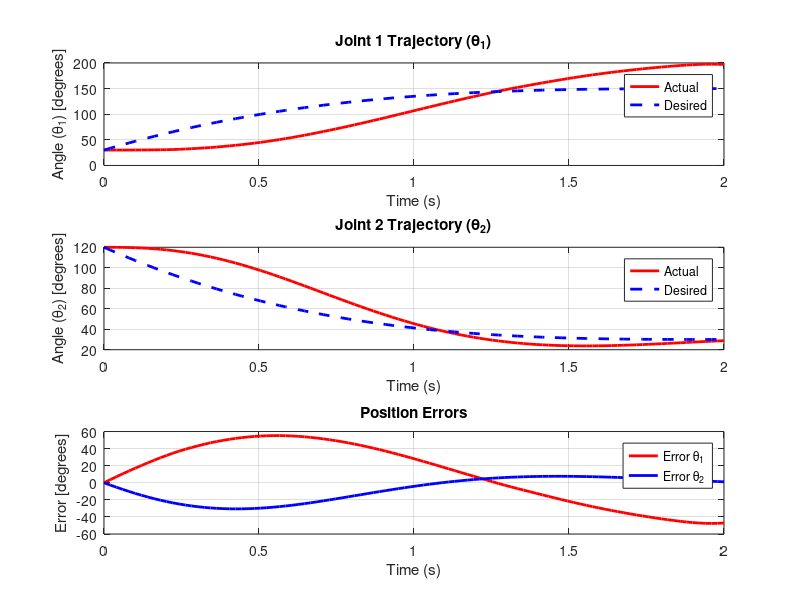

This figure's MATLAB source:
%%%%%%%%%%%%%%%%%%%%%%%%%%%%%%%%%%%%%%%%%%%%%%%%%%%%%%%%%%%%%%%%%%%%%%%%%%%%%%%%%%%%%%%%%%%%%%%%%%%%
% Student name: CHUNG QUANG KHANH
% Student ID:   20245360
% Homework:     08
% Professor:    KANG

%%%%%%%%%%%%%%%%%%%%%%%%%%%%%%%%%%%%%%%%%%%%%%%%%%%%%%%%%%%%%%%%%%%%%%%%%%%%%%%%%%%%%%%%%%%%%%%%%%%%
clc, clearvars, close all

% Given boundary conditions for joint 1 (theta_1)
theta_1_0 = 30;  % Initial position (degrees)
theta_1_f = 150; % Final position (degrees)
theta_1_dot_0 = 0; % Initial velocity
theta_1_dot_f = 0; % Final velocity

% Given boundary conditions for joint 2 (theta_2)
theta_2_0 = 120; % Initial position (degrees)
theta_2_f = 30;  % Final position (degrees)
theta_2_dot_0 = 0; % Initial velocity
theta_2_dot_f = 0; % Final velocity

% Final time
t_f = 2; % seconds

% Mass parameters
m1 = 5; % real mass of joint 1 (kg)
m2 = 5; % real mass of joint 2 (kg)
m1_hat = 7; % known mass of joint 1 (kg)
m2_hat = 3; % known mass of joint 2 (kg)

% Link lengths
l1 = 0.5; % Length of link 1 (m)
l2 = 0.5; % Length of link 2 (m)

% Gravity constant
g = 9.81; % m/s^2

% Sliding Mode Controller Gains
lambda = 5; % Sliding mode gain for tracking
K = 10;     % Sliding mode control gain
K1 = 3;     % Additional gain for stability

% Solve for the coefficients of the cubic polynomial for joint 1 (theta_1)
A1 = [0^3, 0^2, 0, 1;
      t_f^3, t_f^2, t_f, 1;
      3*t_f^2, 2*t_f, 1, 0;
      6*t_f, 2, 0, 0];

b1 = [theta_1_0; theta_1_f; theta_1_dot_0; theta_1_dot_f];

coeffs_1 = A1 \ b1;  % Solve for the coefficients

% Solve for the coefficients of the cubic polynomial for joint 2 (theta_2)
A2 = [0^3, 0^2, 0, 1;
      t_f^3, t_f^2, t_f, 1;
      3*t_f^2, 2*t_f, 1, 0;
      6*t_f, 2, 0, 0];

b2 = [theta_2_0; theta_2_f; theta_2_dot_0; theta_2_dot_f];

coeffs_2 = A2 \ b2;  % Solve for the coefficients

% Time vector for simulation
t = linspace(0, t_f, 100);
theta_1_d = coeffs_1(1)*t.^3 + coeffs_1(2)*t.^2 + coeffs_1(3)*t + coeffs_1(4);
theta_2_d = coeffs_2(1)*t.^3 + coeffs_2(2)*t.^2 + coeffs_2(3)*t + coeffs_2(4);

% Initialize state variables
theta_1 = theta_1_0; theta_2 = theta_2_0;  % initial positions
theta_1_dot = theta_1_dot_0; theta_2_dot = theta_2_dot_0;  % initial velocities

% Sliding mode controller simulation loop
theta_1_actual = zeros(size(t));
theta_2_actual = zeros(size(t));
theta_1_vel = zeros(size(t));
theta_2_vel = zeros(size(t));
error_1 = zeros(size(t)); % Error for joint 1
error_2 = zeros(size(t)); % Error for joint 2

for i = 1:length(t)
    % Compute the sliding variable for joint 1 and joint 2
    s1 = theta_1_dot + lambda * (theta_1 - theta_1_d(i));
    s2 = theta_2_dot + lambda * (theta_2 - theta_2_d(i));
    
    % Compute the control input for joint 1 and joint 2 using the sliding mode control law
    tau_1 = - K * sign(s1) - K1 * s1;
    tau_2 = - K * sign(s2) - K1 * s2;
    
    % Compute the joint accelerations (simplified model)
    % In this model, we assume that the joint accelerations are given by the torques and the inertia matrix.
    
    % Inertia matrix for each joint
    I1 = m1 * l1^2 + m2 * (l1^2 + l2^2 + 2*l1*l2*cos(theta_2));
    I2 = m2 * l2^2;
    
    % Simplified dynamic equations (ignoring Coriolis and gravity for simplicity)
    theta_1_ddot = tau_1 / I1;
    theta_2_ddot = tau_2 / I2;
    
    % Update joint velocities and positions using numerical integration (Euler method)
    theta_1_dot = theta_1_dot + theta_1_ddot * (t(2) - t(1));
    theta_2_dot = theta_2_dot + theta_2_ddot * (t(2) - t(1));
    
    theta_1 = theta_1 + theta_1_dot * (t(2) - t(1));
    theta_2 = theta_2 + theta_2_dot * (t(2) - t(1));
    
    % Store the actual joint positions and velocities
    theta_1_actual(i) = theta_1;
    theta_2_actual(i) = theta_2;
    theta_1_vel(i) = theta_1_dot;
    theta_2_vel(i) = theta_2_dot;
    
    % Compute position errors
    error_1(i) = theta_1_d(i) - theta_1;
    error_2(i) = theta_2_d(i) - theta_2;
end

% Plot results
figure;

% Plot Joint 1 Actual and Desired Trajectories with Error
subplot(3,1,1);
plot(t, theta_1_actual, 'r-', 'LineWidth', 2);
hold on;
plot(t, theta_1_d, 'b--', 'LineWidth', 2);
title('Joint 1 Trajectory (\theta_1)');
xlabel('Time (s)');
ylabel('Angle (\theta_1) [degrees]');
legend('Actual', 'Desired');
grid on;

% Plot Joint 2 Actual and Desired Trajectories with Error
subplot(3,1,2);
plot(t, theta_2_actual, 'r-', 'LineWidth', 2);
hold on;
plot(t, theta_2_d, 'b--', 'LineWidth', 2);
title('Joint 2 Trajectory (\theta_2)');
xlabel('Time (s)');
ylabel('Angle (\theta_2) [degrees]');
legend('Actual', 'Desired');
grid on;

% Plot Position Errors
subplot(3,1,3);
plot(t, error_1, 'r-', 'LineWidth', 2);
hold on;
plot(t, error_2, 'b-', 'LineWidth', 2);
title('Position Errors');
xlabel('Time (s)');
ylabel('Error [degrees]');
legend('Error \theta_1', 'Error \theta_2');
grid on;
